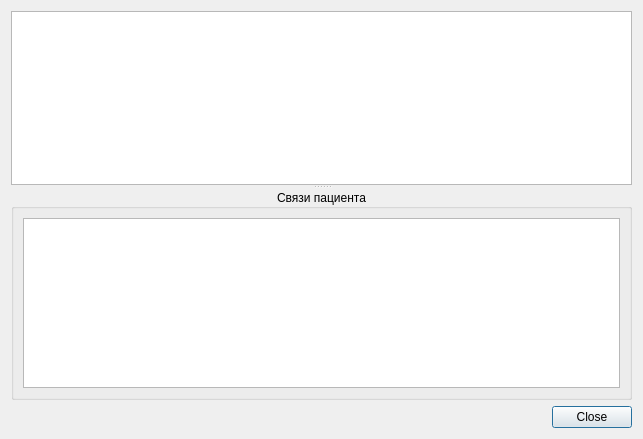
<?xml version="1.0" encoding="UTF-8"?>
<ui version="4.0">
 <class>ClientsRelationsInfoDialog</class>
 <widget class="QDialog" name="ClientsRelationsInfoDialog">
  <property name="geometry">
   <rect>
    <x>0</x>
    <y>0</y>
    <width>643</width>
    <height>439</height>
   </rect>
  </property>
  <property name="windowTitle">
   <string>Dialog</string>
  </property>
  <layout class="QGridLayout" name="gridLayout_2">
   <item row="0" column="0">
    <widget class="QSplitter" name="splitter">
     <property name="orientation">
      <enum>Qt::Vertical</enum>
     </property>
     <property name="childrenCollapsible">
      <bool>false</bool>
     </property>
     <widget class="CVHTableView" name="tblClients"/>
     <widget class="QGroupBox" name="grpRelations">
      <property name="title">
       <string>Связи пациента</string>
      </property>
      <property name="alignment">
       <set>Qt::AlignCenter</set>
      </property>
      <layout class="QGridLayout" name="gridLayout">
       <item row="0" column="0">
        <widget class="CTableView" name="tblRelations"/>
       </item>
      </layout>
     </widget>
    </widget>
   </item>
   <item row="1" column="0">
    <widget class="QDialogButtonBox" name="buttonBox">
     <property name="orientation">
      <enum>Qt::Horizontal</enum>
     </property>
     <property name="standardButtons">
      <set>QDialogButtonBox::Close</set>
     </property>
    </widget>
   </item>
  </layout>
 </widget>
 <customwidgets>
  <customwidget>
   <class>CTableView</class>
   <extends>QTableView</extends>
   <header>library/TableView.h</header>
  </customwidget>
  <customwidget>
   <class>CVHTableView</class>
   <extends>QTableView</extends>
   <header>library/VerticalHeaderTableView.h</header>
  </customwidget>
 </customwidgets>
 <tabstops>
  <tabstop>tblClients</tabstop>
  <tabstop>tblRelations</tabstop>
  <tabstop>buttonBox</tabstop>
 </tabstops>
 <resources/>
 <connections>
  <connection>
   <sender>buttonBox</sender>
   <signal>accepted()</signal>
   <receiver>ClientsRelationsInfoDialog</receiver>
   <slot>accept()</slot>
   <hints>
    <hint type="sourcelabel">
     <x>248</x>
     <y>254</y>
    </hint>
    <hint type="destinationlabel">
     <x>157</x>
     <y>274</y>
    </hint>
   </hints>
  </connection>
  <connection>
   <sender>buttonBox</sender>
   <signal>rejected()</signal>
   <receiver>ClientsRelationsInfoDialog</receiver>
   <slot>reject()</slot>
   <hints>
    <hint type="sourcelabel">
     <x>316</x>
     <y>260</y>
    </hint>
    <hint type="destinationlabel">
     <x>286</x>
     <y>274</y>
    </hint>
   </hints>
  </connection>
 </connections>
</ui>
